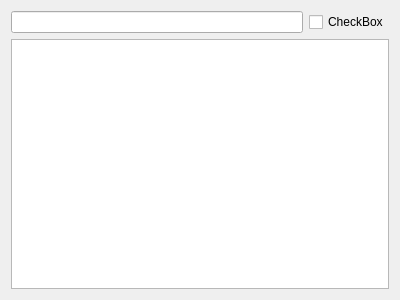
<?xml version="1.0" encoding="UTF-8"?>
<ui version="4.0">
 <class>CPACSTreeWidget</class>
 <widget class="QWidget" name="CPACSTreeWidget">
  <property name="geometry">
   <rect>
    <x>0</x>
    <y>0</y>
    <width>400</width>
    <height>300</height>
   </rect>
  </property>
  <property name="windowTitle">
   <string>Form</string>
  </property>
  <layout class="QVBoxLayout" name="verticalLayout">
   <item>
    <layout class="QHBoxLayout" name="horizontalLayout">
     <item>
      <widget class="QLineEdit" name="searchLineEdit"/>
     </item>
     <item>
      <widget class="QCheckBox" name="expertViewCheckBox">
       <property name="text">
        <string>CheckBox</string>
       </property>
      </widget>
     </item>
    </layout>
   </item>
   <item>
    <widget class="QTreeView" name="treeView">
     <property name="minimumSize">
      <size>
       <width>0</width>
       <height>0</height>
      </size>
     </property>
     <attribute name="headerCascadingSectionResizes">
      <bool>false</bool>
     </attribute>
     <attribute name="headerDefaultSectionSize">
      <number>122</number>
     </attribute>
     <attribute name="headerStretchLastSection">
      <bool>true</bool>
     </attribute>
    </widget>
   </item>
  </layout>
 </widget>
 <resources/>
 <connections/>
</ui>
